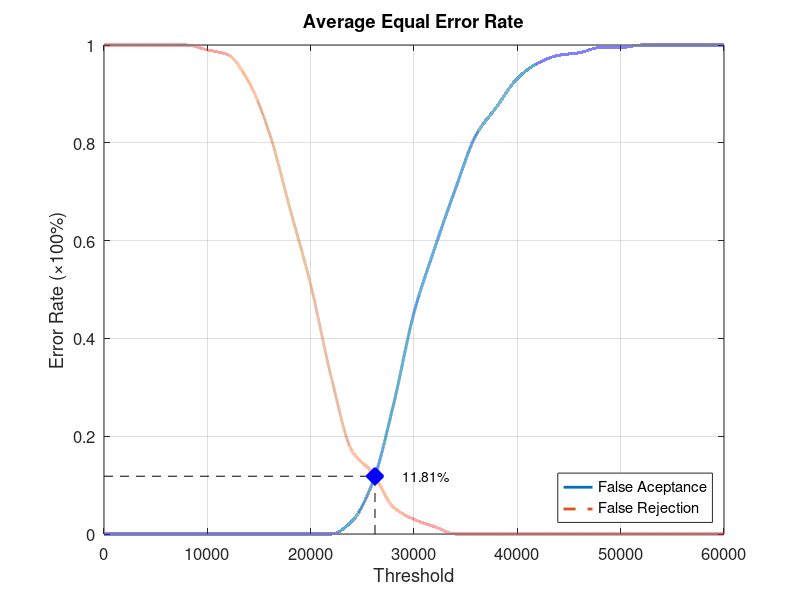
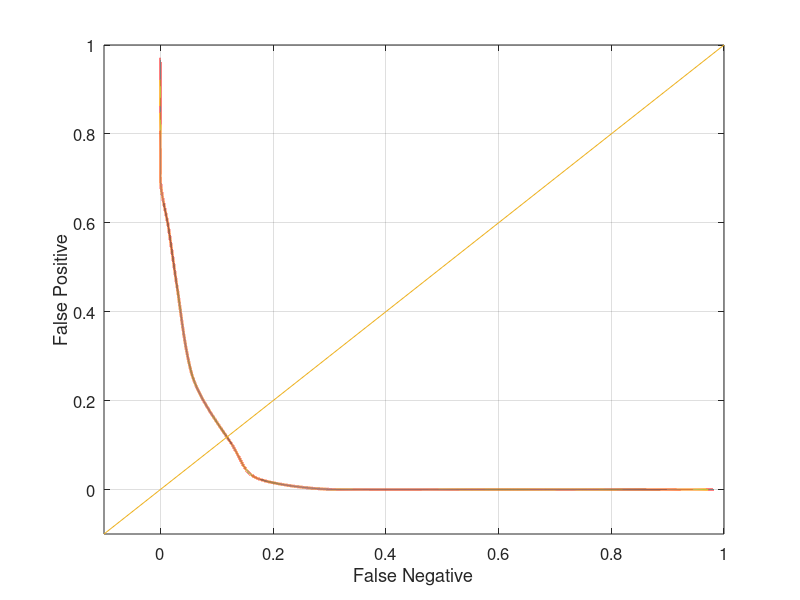

MATLAB code to generate these figures, in order:
function yEER = Database3_3
close all;
clear;
clc;
x = 0:2000:60000;
xq = 0:0.5:60000;

y0 = [0 0 0 0 0 0 0 0 0 0 0 0 0.0263158 0.105263 0.263158 0.452632 0.584211 0.705263 0.815789 0.873684 0.931579 0.963158 0.978947 0.984211 0.994737 0.994737 1 1 1 1 1];
yy0 = interp1(x, y0, xq, 'pchip');
y1 = [1 1 1 1 1 0.99 0.98 0.925 0.82 0.665 0.51 0.32 0.17 0.125 0.055 0.03 0.015 0 0 0 0 0 0 0 0 0 0 0 0 0 0];
yy1 = interp1(x, y1, xq, 'pchip');

% Calculating EER: 
y2 = abs(y0 - y1);
find(y2 == min(y2))
yy2 = abs(yy0 - yy1);
xEER = find(yy2 == min(yy2));
xEERIndex = xq(xEER) % X-axis EER
yEER = yy0(xEER) % Y-axis EER

main = figure
plot(xq, yy0,'-','LineWidth', 2);	hold on
plot(xq, yy1,'--','LineWidth', 2);	hold on
plot([xEERIndex xEERIndex], [0 yEER], 'k--');	hold on
plot([0 xEERIndex], [yEER yEER], 'k--');	hold on
plot(xEERIndex, yEER, 'bx', 'LineWidth', 10);	hold on
text(xEERIndex + 10 * xEERIndex / 100, yEER, [num2str(round((10000 * yEER)) / 100) '%'])
legend('False Aceptance', 'False Rejection', 'Location', 'SouthEast')
xlabel('Threshold')
ylabel('Error Rate (\times100%)')
title('Average Equal Error Rate')
set(gca, 'FontSize', 12)
axis([0 60000 0 1])
grid on

print(main, 'Database3_3Main', '-dpng');
FNRxFPR = figure('Color', [1 1 1]);
plot(yy1, yy0, '-', yy1, yy0, 'LineWidth', 2);
hold on
y = -0.1:0.1:1
plot(y, y); 
set(gca, 'FontSize', 12)
xlabel('False Negative')
ylabel('False Positive')
axis([-0.1 1 -0.1 1])
set(gca, 'FontSize', 12)
grid on

print(FNRxFPR, 'Database3_3FNRxFPR','-dpng');
end
